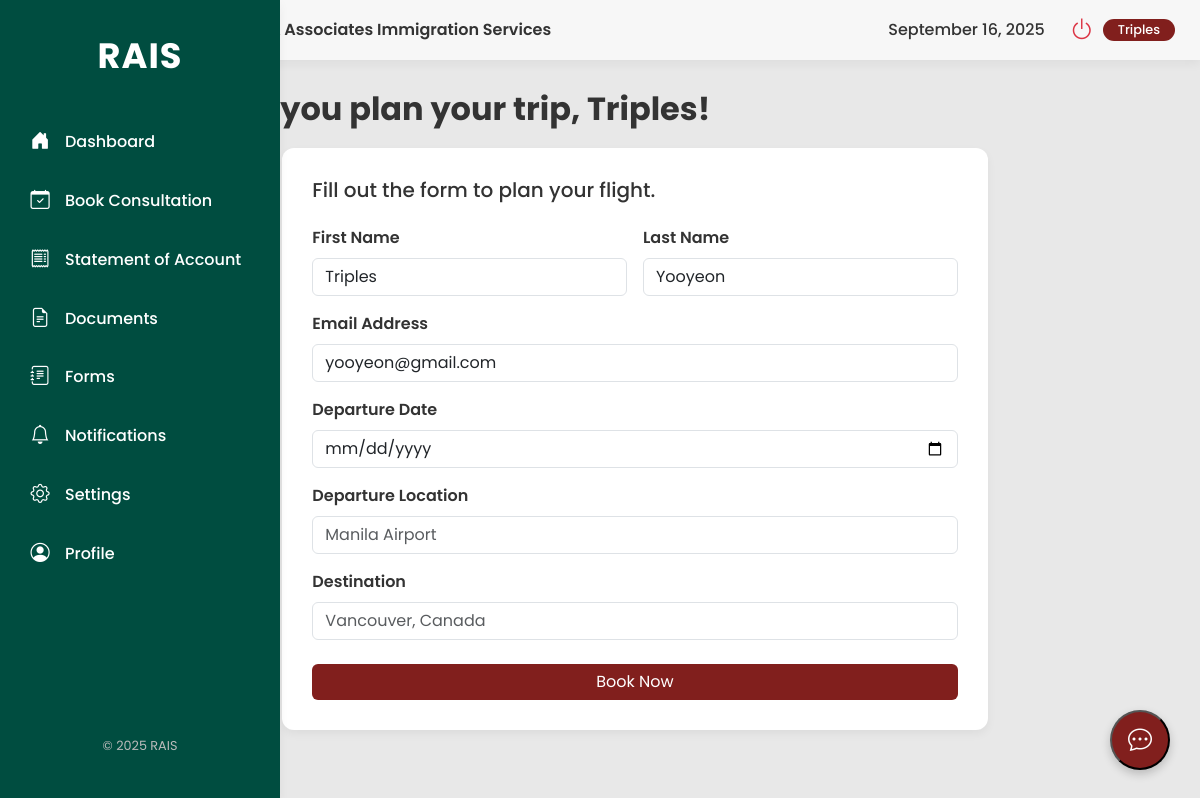
/user/book-flight.php (signed in), run on the app's committed database.
### tables this page shows
CREATE TABLE `users` (
  `id` int(11) NOT NULL,
  `firstName` varchar(50) NOT NULL,
  `lastName` varchar(50) NOT NULL,
  `address` varchar(255) NOT NULL,
  `phone` varchar(20) NOT NULL,
  `email` varchar(100) NOT NULL,
  `password` varchar(255) NOT NULL,
  `profileImage` varchar(255) DEFAULT NULL,
  `location` varchar(255) DEFAULT NULL,
  `birthday` date DEFAULT NULL,
  `facebook` varchar(255) DEFAULT NULL,
  `instagram` varchar(255) DEFAULT NULL,
  `gmail` varchar(255) DEFAULT NULL,
  `email_notifications` tinyint(1) NOT NULL DEFAULT 1,
  `dark_mode` tinyint(1) NOT NULL DEFAULT 0,
  `documents_uploaded` tinyint(1) NOT NULL DEFAULT 0,
  `profile_picture_uploaded` tinyint(1) NOT NULL DEFAULT 0,
  `birthday_added` tinyint(1) NOT NULL DEFAULT 0,
  `social_links_added` tinyint(1) NOT NULL DEFAULT 0,
  `has_seen_tour` tinyint(1) NOT NULL DEFAULT 0,
  `role` varchar(50) NOT NULL DEFAULT 'client',
  `status` varchar(50) NOT NULL DEFAULT 'Inactive',
  `last_login` datetime DEFAULT NULL,
  `last_activity` datetime DEFAULT NULL,
  `reset_token_hash` varchar(64) DEFAULT NULL,
  `reset_token_expires_at` datetime DEFAULT NULL
);

### user/book-flight.php (the view, shortened to what this page needs)
<?php
include_once '../config.php';
$userId = $_SESSION['id'];
$stmt_user = $conn->prepare("SELECT firstName, lastName, email, dark_mode FROM users WHERE id = ?");
$stmt_user->bind_param("i", $userId);
$stmt_user->execute();
$result_user = $stmt_user->get_result();
$userProfile = $result_user->fetch_assoc();
$darkModeEnabled = (bool)$userProfile['dark_mode'];
?>
<!doctype html>
<html lang="en">
<head>
    <link href="https://cdn.jsdelivr.net/npm/bootstrap@5.3.3/dist/css/bootstrap.min.css" rel="stylesheet">
    <link rel="stylesheet" href="https://cdn.jsdelivr.net/npm/bootstrap-icons@1.11.3/font/bootstrap-icons.min.css">
</head>
<body class="<?php echo $darkModeEnabled ? 'dark-mode' : ''; ?>">
    <div class="main-wrapper">
        <aside class="sidebar d-flex flex-column">
            <div class="logo">RAIS</div>
            <nav class="nav flex-column">
                <a class="nav-link" href="dashboard.php"><i class="bi bi-house-door-fill"></i><span>Dashboard</span></a>
                <a class="nav-link" href="book-consultation.php"><i class="bi bi-calendar-check"></i><span>Book
                        Consultation</span></a>
                <a class="nav-link" href="statement-of-account.php"><i class="bi bi-receipt"></i><span>Statement of
                        Account</span></a>
                <a class="nav-link" href="documents.php"><i class="bi bi-file-earmark-text"></i><span>Documents</span></a>
                <a class="nav-link" href="forms.php"><i class="bi bi-journal-text"></i><span>Forms</span></a>
                <a class="nav-link" href="notifications.php"><i class="bi bi-bell"></i><span>Notifications</span></a>
                <a class="nav-link" href="settings.php"><i class="bi bi-gear"></i><span>Settings</span></a>
                <a class="nav-link" href="profile.php"><i class="bi bi-person-circle"></i><span>Profile</span></a>
            </nav>
            <div class="mt-auto footer-text">
                &copy; <?php echo date("Y"); ?> RAIS
            </div>
        </aside>
        <div class="content-area">
            <div class="header">
                <div class="header-brand d-flex align-items-center">
                    <span class="header-title">Roman & Associates Immigration Services</span>
                </div>
                <div class="user-status d-flex align-items-center gap-2">
                    <div id="headerDate" class="me-3" style="font-weight: 500;"></div>
                    <a href="#" class="btn btn-link power-btn" data-bs-toggle="modal" data-bs-target="#logoutModal"><i class="bi bi-power"></i></a>
                    <span class="badge"><?php echo htmlspecialchars($userProfile['firstName']); ?></span>
                </div>
            </div>
            <main class="main-content">
                <h1>Let us help you plan your trip, <?php echo htmlspecialchars($userProfile['firstName']); ?>!</h1>
                <div class="row g-4 justify-content-center">
                    <div class="col-12 col-lg-8">
                        <div class="content-card flight-form-card">
                            <h5 class="mb-4">Fill out the form to plan your flight.</h5>
                            <form action="<?php echo htmlspecialchars($_SERVER["PHP_SELF"]); ?>" method="post">
                                <div class="row g-3 mb-3">
                                    <div class="col-12 col-md-6">
                                        <label for="firstName" class="form-label">First Name</label>
                                        <input type="text" class="form-control" id="firstName" value="<?= htmlspecialchars($userProfile['firstName']) ?>" required>
                                    </div>
                                    <div class="col-12 col-md-6">
                                        <label for="lastName" class="form-label">Last Name</label>
                                        <input type="text" class="form-control" id="lastName" value="<?= htmlspecialchars($userProfile['lastName']) ?>" required>
                                    </div>
                                </div>
                                <div class="mb-3">
                                    <label for="email" class="form-label">Email Address</label>
                                    <input type="email" class="form-control" id="email" value="<?= htmlspecialchars($userProfile['email']) ?>" required>
                                </div>
                                <div class="mb-3">
                                    <label for="departureDate" class="form-label">Departure Date</label>
                                    <input type="date" class="form-control" id="departureDate" name="departureDate" required>
                                </div>
                                <div class="mb-3">
                                    <label for="departureLocation" class="form-label">Departure Location</label>
                                    <input type="text" class="form-control" placeholder="Manila Airport" id="departureLocation" name="departureLocation"  required >
                                </div>
                                <div class="mb-3">
                                    <label for="destination" class="form-label">Destination</label>
                                    <input type="text" class="form-control" placeholder="Vancouver, Canada" id="destination" name="destination" required>
                                </div>
                                <div class="d-grid mt-4">
                                    <button type="submit" class="btn btn-primary">Book Now</button>
                                </div>
                            </form>
                        </div>
                    </div>
                </div>
            </main>
        </div>
    </div>
    <button class="chat-toggle-btn" onclick="toggleChat()">
        <i class="bi bi-chat-dots"></i>
    </button>
</body>
</html>

### user/book-flight.php (style rules this page uses)
:root { --rais-primary-green: #004d40; --rais-dark-green: #00332c; --rais-text-dark: #333333; --rais-text-light: #525252; --rais-card-bg: #FFFFFF; --rais-light-gray: #E8E8E8; --rais-bg-light: #F7F7F7; --rais-shadow: 0 4px 10px rgba(0, 0, 0, 0.05); --rais-button-maroon: #811F1D; }
body { font-family: 'Poppins', sans-serif; background-color: var(--rais-light-gray); color: var(--rais-text-dark); overflow: hidden; }
.main-wrapper { display: flex; height: 100vh; }
.sidebar { background-color: var(--rais-primary-green); width: 70px; flex-shrink: 0; color: white; padding: 30px 0; box-shadow: var(--rais-shadow); transition: width 0.3s ease-in-out; overflow: hidden; position: fixed; top: 0; height: 100vh; display: flex; flex-direction: column; z-index: 1031; }
.sidebar .logo { font-size: 2.2rem; font-weight: 700; margin-bottom: 30px; text-align: center; letter-spacing: 1px; white-space: nowrap; opacity: 0; transition: opacity 0.3s ease-in-out; }
.sidebar .nav { flex-grow: 1; }
.sidebar .nav-link { color: white; font-weight: 500; padding: 15px 30px; display: flex; align-items: center; gap: 15px; white-space: nowrap; transition: background-color 0.3s ease; }
.sidebar .nav-link i { font-size: 1.2rem; min-width: 20px; text-align: center; }
.sidebar .nav-link span { opacity: 0; transition: opacity 0.1s ease-in-out 0.2s; }
.sidebar .footer-text { font-size: 0.8rem; color: #bbb; text-align: center; padding: 15px 0; opacity: 0; transition: opacity 0.3s ease-in-out; margin-top: auto; }
.content-area { flex-grow: 1; height: 100vh; overflow-y: auto; margin-left: 70px; }
.header { background-color: var(--rais-bg-light); height: 60px; display: flex; justify-content: space-between; align-items: center; padding: 0 25px; box-shadow: var(--rais-shadow); position: sticky; top: 0; z-index: 1020; }
.header-brand { gap: 10px; }
.header-title { font-size: 1rem; font-weight: 600; color: var(--rais-text-dark); white-space: nowrap; }
.user-status { display: flex; align-items: center; gap: 10px; }
.user-status .badge { background-color: var(--rais-button-maroon); font-size: 0.8rem; font-weight: 500; padding: 5px 15px; border-radius: 20px; }
.user-status .btn { color: var(--rais-text-light); font-size: 1.5rem; padding: 0; }
.power-btn i { color: #dc3545; }
.main-content { flex-grow: 1; padding: 30px; }
.main-content h1 { font-size: 2rem; font-weight: 700; margin-bottom: 20px; }
.content-card { background-color: var(--rais-card-bg); border-radius: 12px; box-shadow: var(--rais-shadow); padding: 30px; }
.flight-form-card .form-label { font-weight: 600; }
.flight-form-card .btn-primary { background-color: var(--rais-button-maroon); border: none; transition: background-color 0.2s; }
.chat-toggle-btn { position: fixed; bottom: 30px; right: 30px; background-color: var(--rais-button-maroon); color: white; border-radius: 50%; width: 60px; height: 60px; display: flex; align-items: center; justify-content: center; font-size: 1.5rem; box-shadow: 0 4px 10px rgba(0, 0, 0, 0.2); cursor: pointer; z-index: 100; }

### data on the page
users: firstName "Triples", lastName "Yooyeon", email "yooyeon@gmail.com"
